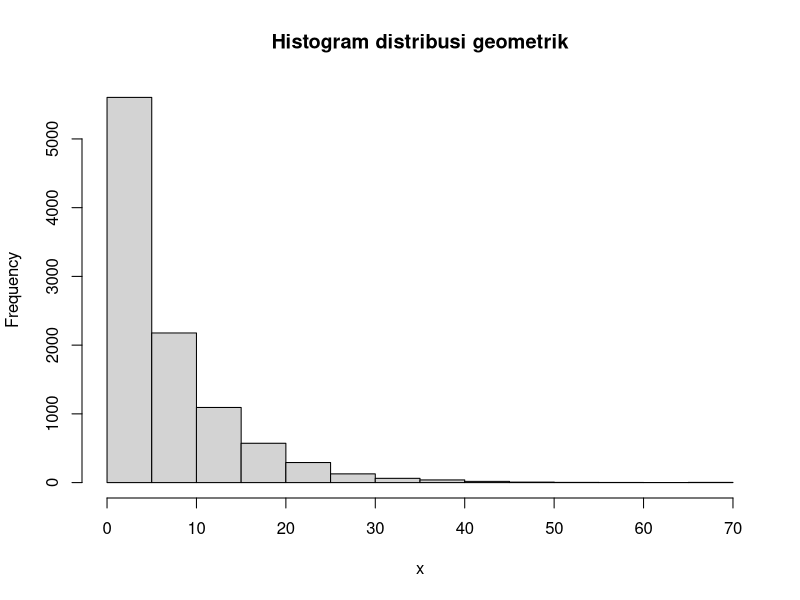
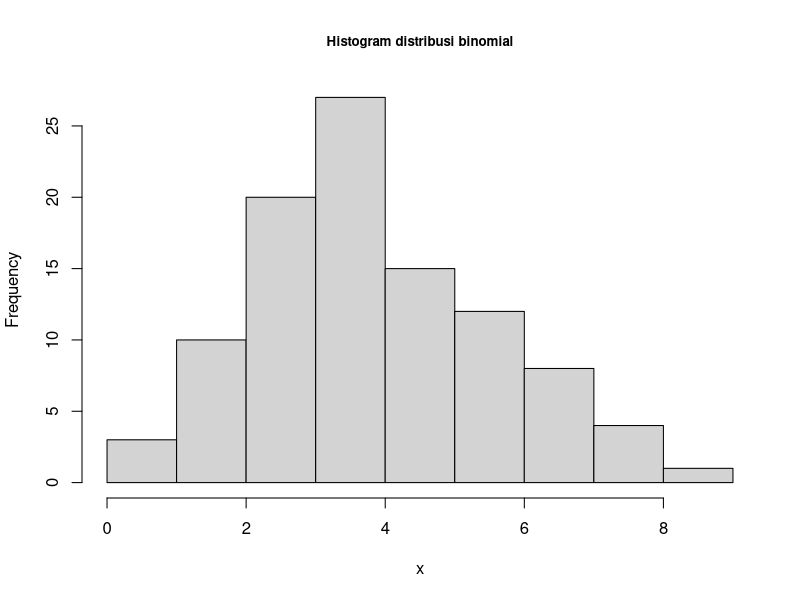
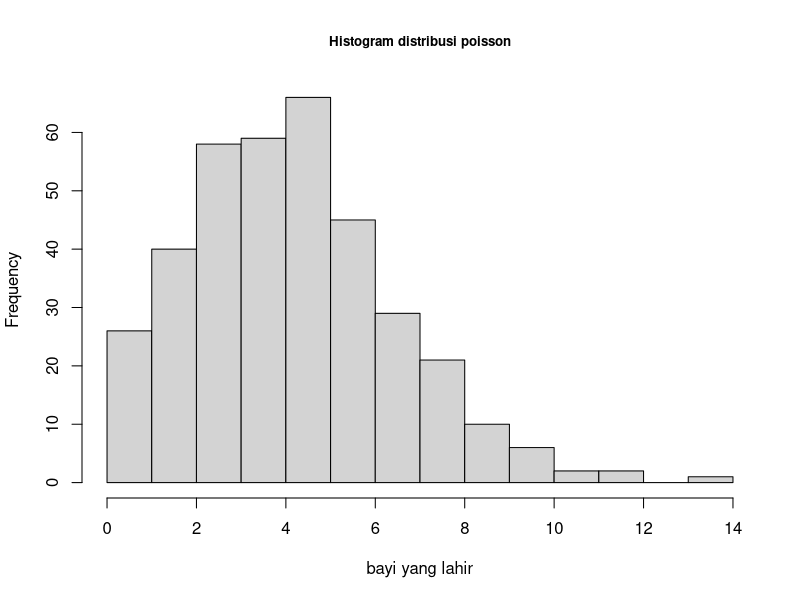
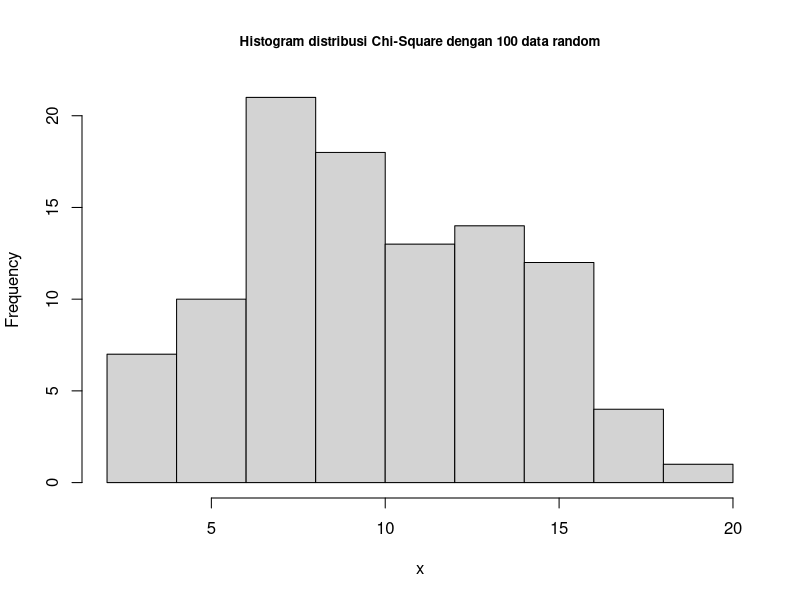
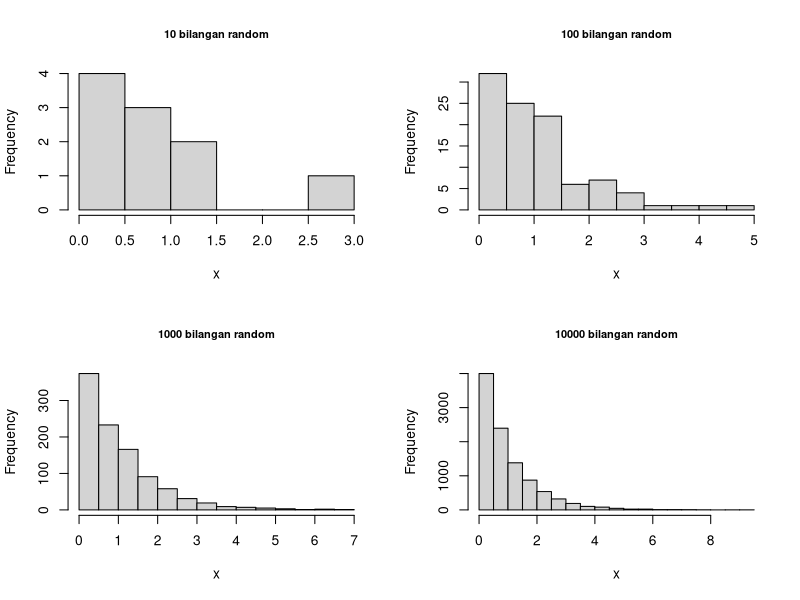

Here is the R script that generated these plots, in order:
install.packages("MASS")
library (MASS)
#1a
x_1a<-3-1
p_1a<-0.2
prob_1a<-dgeom(x_1a,p_1a)
prob_1a

 #1b
 mean_1b<-mean(rgeom(10000,prob_1a))
 mean_1b
 
 #1c
 cat("setelah dibandingkan probabilitas dari no 1a da no 1b ditemukan bahwa dengan peluang yang sama,","\n",
     "pada 1a orang pertama yang menjawab tidak ikut program vaksinasi saat disurvey adalah orang ketiga","\n",
     "sementara pada 1b, orang ketujuh")
 #1d
 hist(rgeom(10000,prob_1a),main="Histogram distribusi geometrik",xlab="x")

 #1e
 rataan1 <-1/p_1a
 rataan1
 varian1 <-(1-p_1a)/(p_1a^2)
 varian1
 
 #2a
 x_2a<-4
 n_2a<-20
 p_2a<-0.2

 prob_2a<-dbinom(x_2a,n_2a,p_2a) 
 prob_2a
 
 #2b
 #misal diambil 100 percobaan
 hist(rbinom(100,20,prob_2a),
      main="Histogram distribusi binomial",
      cex.main=0.8,
      xlab="x")
 
 #2c
 rataan2 <- 100*prob_2a
 rataan2
 varian2 <- 100*prob_2a*(1-prob_2a)
 varian2
 
 #3a
 x_3a<-6
 lambda1<-4.5
 
 prob_3a<-dpois(x_3a,lambda1)
 prob_3a
 
 #3b
 hist(rpois(365,lambda1),
      main="Histogram distribusi poisson",
      cex.main=0.8,
      xlab="bayi yang lahir")
 #3c
 cat("setelah dibandingkan hasil dari no 1a da no 1b ditemukan bahwa dengan lambda yang sama,","\n",
     "pada 1a peluang 6 bayi lahir pada satu hari lebih rendah daripada 5 bayi yanglahir, demikian juga ","\n",
     "pada 1b, dari histogram dapat dilihat bahwa jumlah hari dengan 5 bayi lahir lebih banyak daripada ","\n",
     "jumlah hari dengan 6 bayi lahir pada setahun")
 
#3d
cat("dikarenakan rataan dan varian dari distribusi poisson bernilai sama yaitu = lambda maka rataan = varians = ",lambda1)

#4a
x_4a<-2
df_4a<-10
prob_4a<-dchisq(x_4a,df_4a)
prob_4a

#4b
hist(rchisq(100,df_4a),
     main="Histogram distribusi Chi-Square dengan 100 data random",
     cex.main=0.8,
     xlab="x")
#4c
rataan4<-df_4a
rataan4
varian4<-df_4a*2
varian4

#5a
lambda2=3
tetha=1/lambda2
cat(lambda2,"* e^(",-lambda2,"x)")

#5b
set.seed(1)
par(mfrow=c(2,2))
hist(rexp(10),
    main="10 bilangan random",
    cex.main=0.8,
    xlab="x")
hist(rexp(100),
     main="100 bilangan random",
     cex.main=0.8,
     xlab="x")
hist(rexp(1000),
     main="1000 bilangan random",
     cex.main=0.8,
     xlab="x")
hist(rexp(10000),
     main="10000 bilangan random",
     cex.main=0.8,
     xlab="x")
#5c
rataan5=tetha
rataan5
varian5=tetha^2
varian5